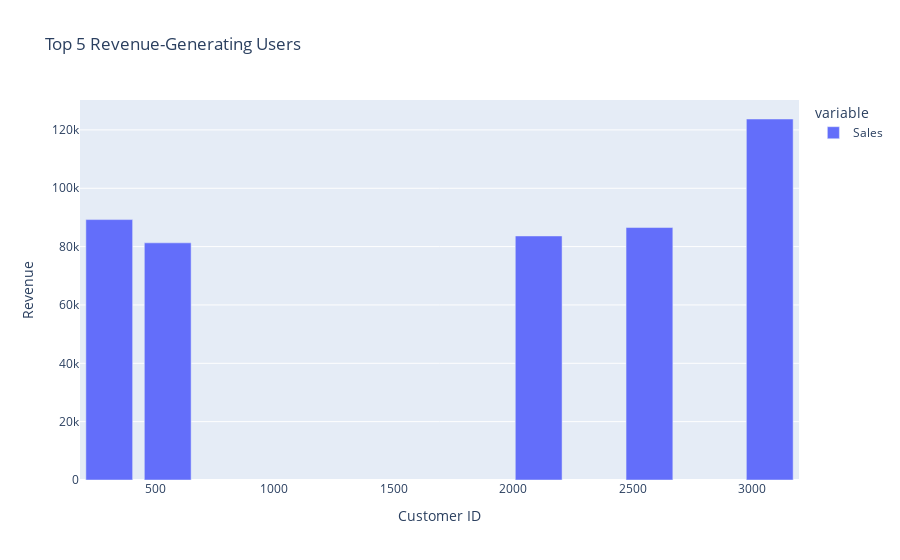

Notebook code for this chart:
### Code cell
# Top Users by Revenue
top_users = df.groupby('Customer ID')['Sales'].sum().sort_values(ascending=False).head(5)
fig = px.bar(top_users, title="Top 5 Revenue-Generating Users", labels={'value': 'Revenue', 'Customer ID': 'Customer ID'})
fig.show()

### Figure 1 — Plotly figure (JSON) as saved in the notebook; plotly's stock layout.template omitted (floating-point values rounded to 4 significant figures)
{"data": [{"hovertemplate": "variable=Sales<br>Customer ID=%{x}<br>Revenue=%{y}<extra></extra>", "legendgroup": "Sales", "marker": {"color": "#636efa", "pattern": {"shape": ""}}, "name": "Sales", "orientation": "v", "showlegend": true, "textposition": "auto", "type": "bar", "x": [3075, 308, 2571, 2107, 553], "xaxis": "x", "y": [123700.0, 89270.0, 86540.0, 83650.0, 81300.0], "yaxis": "y"}], "layout": {"barmode": "relative", "legend": {"title": {"text": "variable"}, "tracegroupgap": 0}, "title": {"text": "Top 5 Revenue-Generating Users"}, "xaxis": {"anchor": "y", "domain": [0, 1], "title": {"text": "Customer ID"}}, "yaxis": {"anchor": "x", "domain": [0, 1], "title": {"text": "Revenue"}}}}
